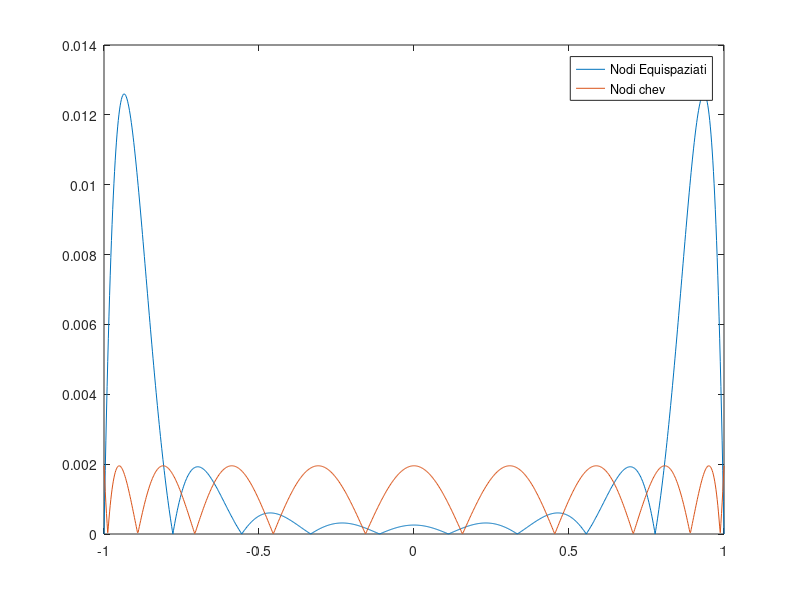

Source code (MATLAB):
clear
clc
close all
n = 10;
a = -1;
b = 1;
nodi = linspace(a,b,n);
nodi_chev = cos((2.*[0:n-1] + 1)*pi./(2*n));

n_points = 1000;
f = @(x) prod(abs((x - nodi(1:n))));
f_chev = @(x) prod(abs((x - nodi_chev(1:n))));
grid = linspace(a,b,n_points);
f_y = zeros(n_points,1);
f_y_chev = zeros(n_points,1);

for i=1:n_points
    f_y(i) = f(grid(i));
    f_y_chev(i) = f_chev(grid(i));
end

plot(grid,f_y)
hold on;
plot(grid,f_y_chev)
legend("Nodi Equispaziati","Nodi chev")